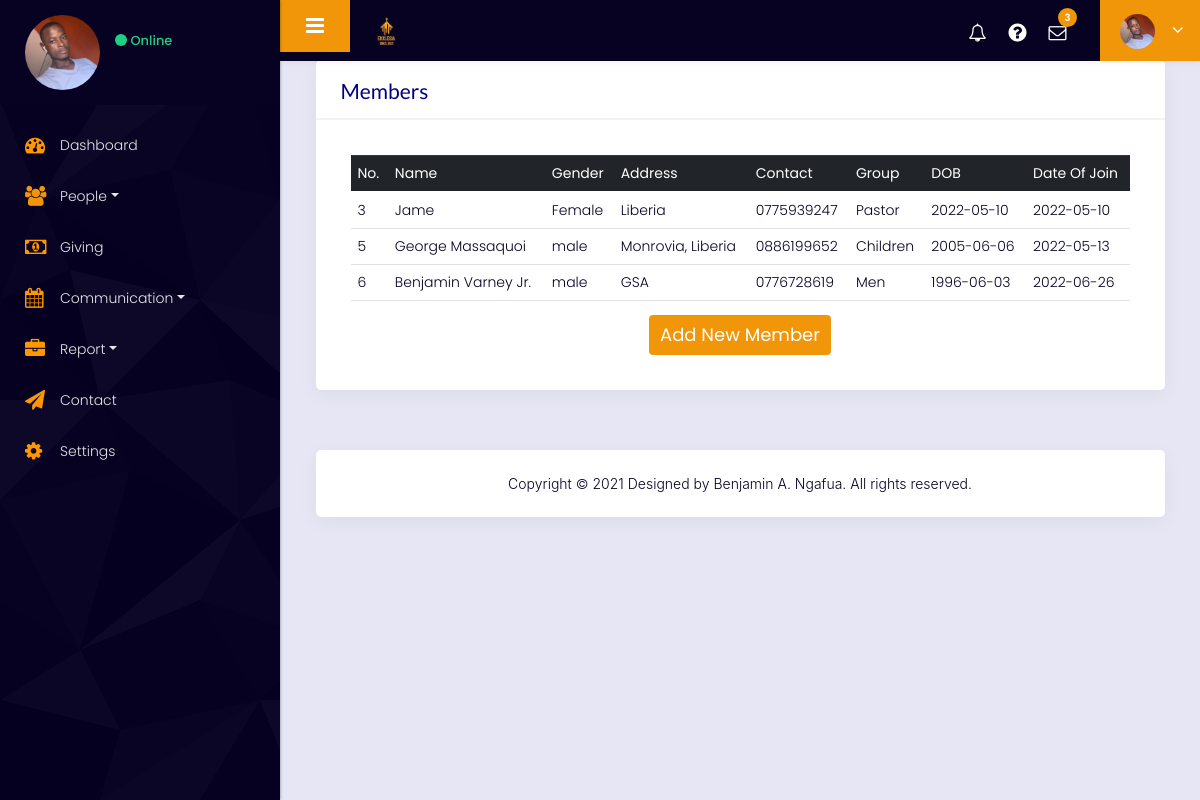
Screenshot of /member (signed in) with the database file from the repository.
### tables this page shows
CREATE TABLE members (
        account_id INTEGER,
        member_id INTEGER PRIMARY KEY,
        name TEXT NOT NULL,
        contact TEXT NOT NULL,
        address TEXT NOT NULL,
        department_group TEXT NOT NULL,
        mail TEXT NOT NULL,
        date_of_birth TEXT NOT NULL,
        gender TEXT NOT NULL,
        join_status TEXT NOT NULL,
        joined_date DATETIME,
        FOREIGN KEY(account_id) REFERENCES account(account_id)
);

### churchAPP/views.py (the view)
@views.route("/member")
@login_required
def displayMember():
    members = db.execute("SELECT * FROM members WHERE account_id=?", churchId())
    return render_template("member.html",members=members)

### churchAPP/auth.py (called while the page is built)
@auth.before_app_request
def load_logged_in_user():
    user_id = session.get('user_id')
    if user_id is None:
        g.user = None
    else:
        g.user = db.execute(
            'SELECT * FROM account WHERE account_id = ?', (user_id,)
        )[0]

def login_required(view):
    @functools.wraps(view)
    def wrapped_view(**kwargs):
        if g.user is None:
            return redirect("/login")
        return view(**kwargs)
    return wrapped_view

### churchAPP/views.py (called while the page is built)
def churchId():
    row = db.execute("SELECT account_id FROM account WHERE account_id =?", session["user_id"])[0]["account_id"]
    return row

### churchAPP/templates/member.html
{% extends "layout.html" %} {% block innerContaint %}
<div class="container-fluid">
    <div class="row">
        <div class="col-md-12">
            <div class="white_shd full margin_bottom_30">
                <div class="full graph_head">
                    <div class="heading1 margin_0">
                        <h2>Members</h2>
                    </div>
                </div>
                <div class="table_section padding_infor_info">
                    <div class="table-responsive-sm">
                        <table class="table">
                            <thead class="thead-dark">
                                <tr>
                                    <th>No.</th>
                                    <th>Name</th>
                                    <th>Gender</th>
                                    <th>Address</th>
                                    <th>Contact</th>
                                    <th>Group</th>
                                    <th>DOB</th>
                                    <th>Date Of Join</th>
                                </tr>
                            </thead>
                            <tbody>
                                {% for member in members %}
                                <tr>
                                    <td>{{member.member_id}}</td>
                                    <td>{{member.name}} </td>
                                    <td>{{member.gender}}</td>
                                    <td>{{member.address}}</td>
                                    <td>{{member.contact}}</td>
                                    <td>{{member.department_group}}</td>
                                    <td>{{member.date_of_birth}}</td>
                                    <td>{{member.joined_date}}</td>
                                </tr>
                                {% endfor %}
                            </tbody>
                        </table>
                        <div class="button_block center"><button type="button" class="btn cur-p btn-primary"><a href="/add-new-member" id="a">Add New Member</a></button></div>
                    </div>
                </div>
            </div>
        </div>
    </div>
</div>
{% endblock %}

### churchAPP/templates/layout.html (shortened to what this page needs)
<!DOCTYPE html>
<html lang="en">
<head>
    <link rel="stylesheet" href="https://cdnjs.cloudflare.com/ajax/libs/font-awesome/4.6.3/css/font-awesome.min.css">
    <link rel="stylesheet" href="https://maxcdn.bootstrapcdn.com/bootstrap/4.0.0/css/bootstrap.min.css">
    <link rel="stylesheet" href="{{url_for('static', filename='17/css/styles.css')}}">
    <link rel="stylesheet" href="{{url_for('static', filename='css/color_2.css')}}" />
    <link rel="stylesheet" href="https://cdnjs.cloudflare.com/ajax/libs/bootstrap-select/1.13.18/css/bootstrap-select.min.css" />
    <link rel="stylesheet" href="{{url_for('static', filename='css/perfect-scrollbar.css')}}" />
    <link rel="stylesheet" href="{{url_for('static', filename='css/custom.css')}}" />
    <link rel="stylesheet" href="https://cdnjs.cloudflare.com/ajax/libs/semantic-ui/2.1.4/semantic.min.css" />
    <link rel="stylesheet" href="https://cdnjs.cloudflare.com/ajax/libs/fancybox/3.5.7/jquery.fancybox.min.css" />
    <link rel="stylesheet" href="{{url_for('static', filename='style.css')}}" />
    <link rel="stylesheet" href="https://cdnjs.cloudflare.com/ajax/libs/flexslider/2.7.1/flexslider.css">
    <link rel="stylesheet" href="{{url_for('static', filename='css/responsive.css')}}" />
</head>
<body class="dashboard dashboard_1">
    <div class="full_container">
        <div class="inner_container">
            <nav id="sidebar" id="bbg">
                <div class="sidebar_blog_1">
                    <div class="sidebar_user_info">
                        <div class="user_profle_side">
                            <div class="user_img">
                                <img class="img-responsive" src="{{url_for('static', filename='images/layout_img/user_img.jpg')}}" alt="#" /></div>
                            <div class="user_info">
                                <p><span class="online_animation"></span> Online</p>
                            </div>
                        </div>
                    </div>
                </div>
                <div class="sidebar_blog_2">
                    <ul class="list-unstyled components">
                        <li class="active"><a href="/dashboard"><i class="fa fa-dashboard yellow_color"></i> <span>Dashboard</span></a></li>
                        <li><a href="#element" data-toggle="collapse" aria-expanded="false" class="dropdown-toggle"><i class="fa fa-users orange_color"> </i> <span>People</span></a>
                        </li>
                        <li><a href="#"><i class="fa fa-money yellow_color"></i> <span>Giving</span></a>
                        </li>
                        <li>
                            <a href="#apps" data-toggle="collapse" aria-expanded="false" class="dropdown-toggle"><i class="fa fa-calendar yellow_color"></i><span>Communication</span></a>
                        </li>
                        <li><a href="#report" data-toggle="collapse" aria-expanded="false" class="dropdown-toggle"><i class="fa fa-briefcase  yellow_color"></i> <span>Report</span></a>
                        </li>
                        <li>
                            <a href="#">
                                <i class="fa fa-paper-plane yellow_color"></i> <span>Contact</span></a>
                        </li>
                        <li><a href="#"><i class="fa fa-cog yellow_color"></i> <span>Settings</span></a></li>
                    </ul>
                </div>
            </nav>
            <div id="content">
                <div class="topbar">
                    <nav class="navbar navbar-expand-lg navbar-light">
                        <div class="full">
                            <button type="button" id="sidebarCollapse" class="sidebar_toggle"><i class="fa fa-bars"></i></button>
                            <div class="logo_section">
                                <a href="/dashboard"><img class="img-responsive rounded" src="{{url_for('static', filename='images/logo/logo.png')}}" alt="#" /></a>
                            </div>
                            <div class="right_topbar">
                                <div class="icon_info">
                                    <ul>
                                        <li title="notifications"><a href="#"><i class="fa fa-bell-o"></i></a></li>
                                        <li><a href="#"><i class="fa fa-question-circle"></i></a></li>
                                        <li><a href="#"><i class="fa fa-envelope-o"></i><span class="badge">3</span></a></li>
                                    </ul>
                                    <ul class="user_profile_dd">
                                        <li>
                                            <a class="dropdown-toggle" data-toggle="dropdown"><img class="img-responsive rounded-circle" src="{{url_for('static', filename='images/layout_img/user_img.jpg')}}" alt="#" /></a>
                                        </li>
                                    </ul>
                                </div>
                            </div>
                        </div>
                    </nav>
                </div>
                <div class="midde_cont">
                     {% block innerContaint %} {% endblock %}
                    <div class="container-fluid text-warning">
                        <div class="footer">
                            <p>Copyright © 2021 Designed by Benjamin A. Ngafua. All rights reserved.
                            </p>
                        </div>
                    </div>
                </div>
            </div>
        </div>
    </div>
</body>
</html>

### churchAPP/static/css/color_2.css (style rules this page uses)
.topbar .navbar { background: rgb(201, 199, 199); box-shadow: 0 2px 5px rgba(0, 0, 0, 0.05); }
.sidebar_user_info { background: rgb(201, 199, 199); }
.sidebar_toggle { background: #0971b8; }
.icon_info ul.user_profile_dd>li { background: #0971b8; }
.icon_info span.badge { background: #0971b8; }
.icon_info ul li a { color: #333; }
#sidebar { background: rgb(201, 199, 199); background-image: url("../images/layout_img/pattern_h.png"); }
#sidebar ul li a { color: #222; }

### churchAPP/static/css/perfect-scrollbar.css (style rules this page uses)
.ps { overflow: hidden !important; overflow-anchor: none; -ms-overflow-style: none; touch-action: auto; -ms-touch-action: auto; }

### rows the page displays
members: member_id "3", name "Jame", gender "Female", address "Liberia", contact "0775939247", department_group "Pastor", date_of_birth "2022-05-10", joined_date "2022-05-10"
members: member_id "5", name "George Massaquoi", gender "male", address "Monrovia, Liberia", contact "0886199652", department_group "Children", date_of_birth "2005-06-06", joined_date "2022-05-13"
members: member_id "6", name "Benjamin Varney Jr.", gender "male", address "GSA", contact "0776728619", department_group "Men", date_of_birth "1996-06-03", joined_date "2022-06-26"
